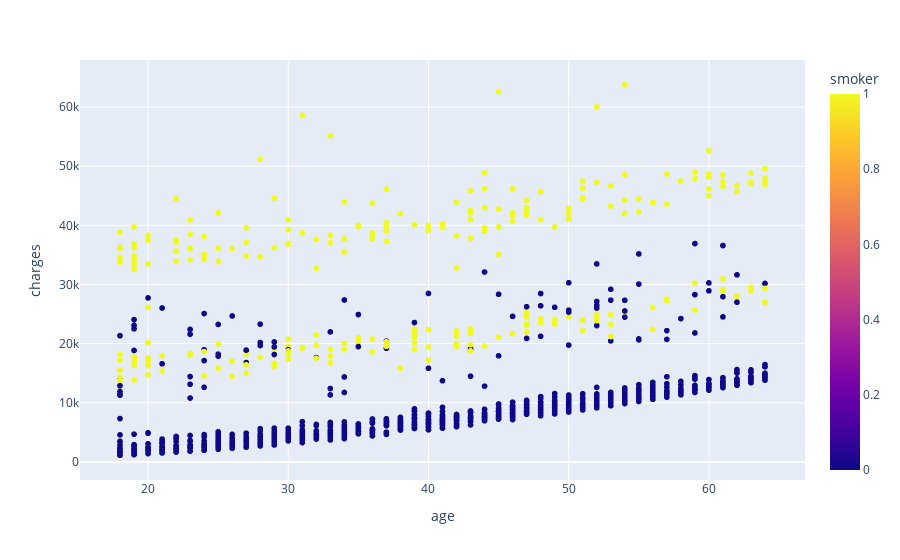

Source (notebook cell):
### Code cell
import plotly.express as px
px.scatter(df,x='age',y='charges',color="smoker")

### Figure 1 — Plotly figure (JSON) as saved in the notebook; plotly's stock layout.template omitted (floating-point values rounded to 4 significant figures; data arrays with more than 128 entries replaced by an {"elided": "..."} marker saying what was removed)
{"data": [{"hovertemplate": "age=%{x}<br>charges=%{y}<br>smoker=%{marker.color}<extra></extra>", "legendgroup": "", "marker": {"color": {"elided": "1338 int values"}, "coloraxis": "coloraxis", "symbol": "circle"}, "mode": "markers", "name": "", "showlegend": false, "type": "scattergl", "x": {"elided": "1338 int values"}, "xaxis": "x", "y": {"elided": "1338 float values"}, "yaxis": "y"}], "layout": {"coloraxis": {"colorbar": {"title": {"text": "smoker"}}, "colorscale": [[0, "#0d0887"], [0.1111, "#46039f"], [0.2222, "#7201a8"], [0.3333, "#9c179e"], [0.4444, "#bd3786"], [0.5556, "#d8576b"], [0.6667, "#ed7953"], [0.7778, "#fb9f3a"], [0.8889, "#fdca26"], [1, "#f0f921"]]}, "legend": {"tracegroupgap": 0}, "margin": {"t": 60}, "xaxis": {"anchor": "y", "domain": [0, 1], "title": {"text": "age"}}, "yaxis": {"anchor": "x", "domain": [0, 1], "title": {"text": "charges"}}}}
